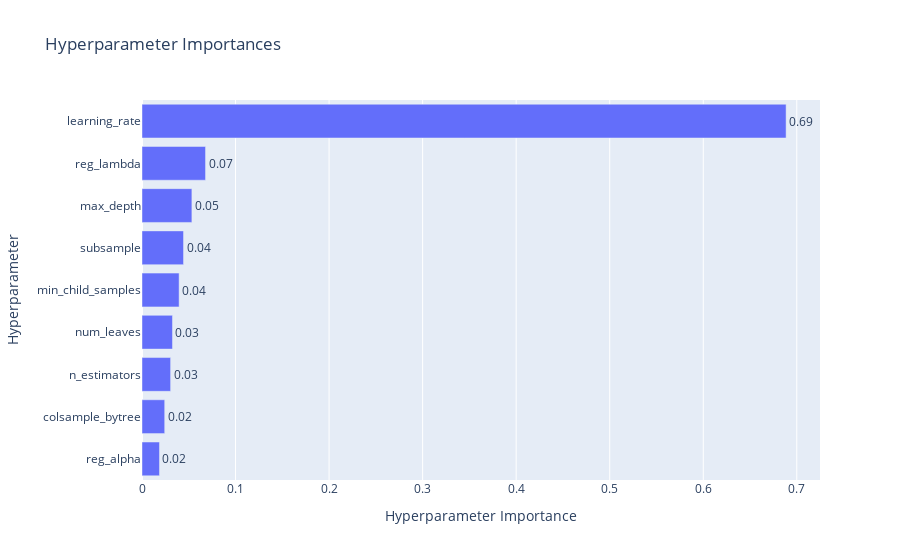

Notebook source saved alongside this figure:
### Code cell
# %%script skipped # Skipped due to resource optimization

optuna.visualization.plot_param_importances(study)

### Figure 1 — Plotly figure (JSON) as saved in the notebook; plotly's stock layout.template omitted (floating-point values rounded to 4 significant figures)
{"data": [{"cliponaxis": false, "hovertemplate": ["reg_alpha (FloatDistribution): 0.01867321228717493<extra></extra>", "colsample_bytree (FloatDistribution): 0.02426341114800735<extra></extra>", "n_estimators (IntDistribution): 0.030588383605840645<extra></extra>", "num_leaves (IntDistribution): 0.03257836402639806<extra></extra>", "min_child_samples (IntDistribution): 0.039669454847614236<extra></extra>", "subsample (FloatDistribution): 0.04439422885606722<extra></extra>", "max_depth (IntDistribution): 0.05333449072494598<extra></extra>", "reg_lambda (FloatDistribution): 0.06792881414058201<extra></extra>", "learning_rate (FloatDistribution): 0.6885696403633697<extra></extra>"], "name": "Objective Value", "orientation": "h", "text": ["0.02", "0.02", "0.03", "0.03", "0.04", "0.04", "0.05", "0.07", "0.69"], "textposition": "outside", "type": "bar", "x": [0.01867, 0.02426, 0.03059, 0.03258, 0.03967, 0.04439, 0.05333, 0.06793, 0.6886], "y": ["reg_alpha", "colsample_bytree", "n_estimators", "num_leaves", "min_child_samples", "subsample", "max_depth", "reg_lambda", "learning_rate"]}], "layout": {"title": {"text": "Hyperparameter Importances"}, "xaxis": {"title": {"text": "Hyperparameter Importance"}}, "yaxis": {"title": {"text": "Hyperparameter"}}}}
